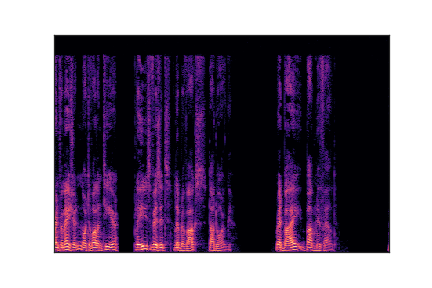
#> input picture data/spectrograms/test_spec/0_IMG_0.png, 432 x 288 px
$ python -i build_dataset_obama.py   (imports and definitions only)
#> lines starting #> are read from the running program, lines starting #| are printed output that depends on the picture
#> in deborder_and_save, image is the input picture: PIL image 432x288 RGBA; mean R, G, B, A 123.8, 109.9, 130.1, 150.4
"""Split the SIGNS dataset into train/dev/test and resize images to 64x64.

The SIGNS dataset comes in the following format:
    train_signs/
        0_IMG_5864.jpg
        ...
    test_signs/
        0_IMG_5942.jpg
        ...

Original images have size (3024, 3024).
Resizing to (64, 64) reduces the dataset size from 1.16 GB to 4.7 MB, and loading smaller images
makes training faster.

We already have a test set created, so we only need to split "train_signs" into train and dev sets.
Because we don't have a lot of images and we want that the statistics on the dev set be as
representative as possible, we'll take 20% of "train_signs" as dev set.
"""

import argparse
import random
import os

from PIL import Image, ImageChops
from tqdm import tqdm

def trim(im):
    bg = Image.new(im.mode, im.size, im.getpixel((0,0)))
    diff = ImageChops.difference(im, bg)
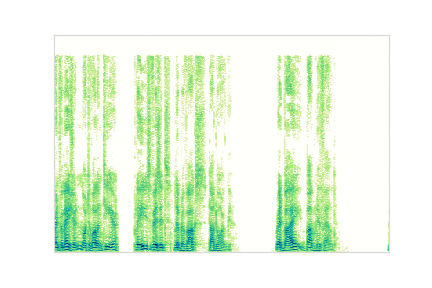
#> diff: PIL image 432x288 RGBA; mean R, G, B, A 131.2, 145.1, 124.9, 150.4; transparent parts drawn white
    diff = ImageChops.add(diff, diff, 2.0, -100)
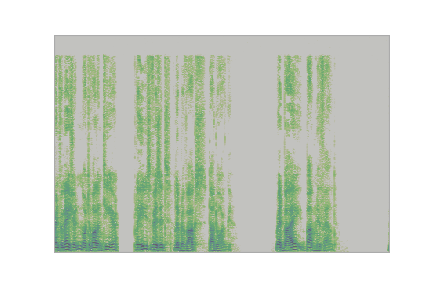
#> diff: PIL image 432x288 RGBA; mean R, G, B, A 72.7, 85.4, 65.1, 91.3; transparent parts drawn white
    bbox = diff.getbbox()
#> bbox = (54, 35, 390, 253)
    if bbox:
        return im.crop(bbox)
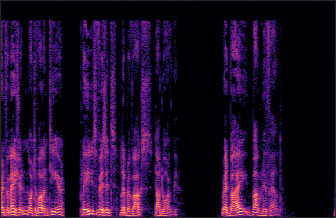
#> returned value: PIL image 336x218 RGBA; mean R, G, B, A 35.4, 11.8, 46.2, 255

SIZE = 224

parser = argparse.ArgumentParser()
# [3 lines not run here, left out]


def deborder_and_save(filename, output_dir, size=SIZE):
    """Resize the image contained in `filename` and save it to the `output_dir`"""
    image = Image.open(filename)
    # Use bilinear interpolation instead of the default "nearest neighbor" method
    image = trim(image)

    #image = image.resize((size, size), Image.BILINEAR)
    image.load()

    background = Image.new("RGB", image.size, (255, 255, 255))
#> background: PIL image 336x218 RGB; every value is 255
    background.paste(image, mask = image.split()[3])

    background.save(os.path.join(output_dir, filename.split('/')[-1][:-3]) + "jpg", 'JPEG', quality = 100)
    #image.save(os.path.join(output_dir, filename.split('/')[-1]))


# [48 lines not run here, left out]

>>> result = deborder_and_save('../data/spectrograms/test_spec/0_IMG_0.png', 'out.png')

$ run again, on data/spectrograms/train_spec/0_IMG_51.png
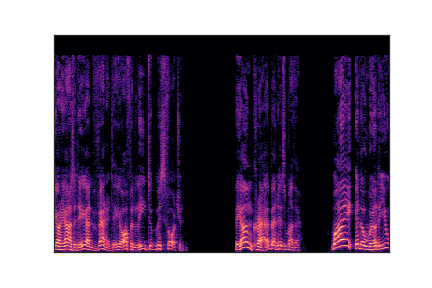
#> input picture data/spectrograms/train_spec/0_IMG_51.png, 432 x 288 px
#> in deborder_and_save, image is the input picture: PIL image 432x288 RGBA; mean R, G, B, A 126.7, 110.9, 133.8, 150.4
#> in trim, `diff = ImageChops.add(diff, diff, 2.0, -100)`:
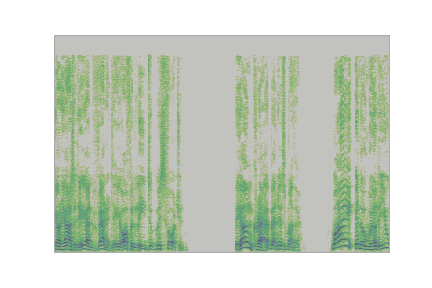
#> diff: PIL image 432x288 RGBA; mean R, G, B, A 70.1, 84.3, 61.5, 91.3; transparent parts drawn white
#> bbox = (54, 35, 390, 253)
#> in trim, `return im.crop(bbox)`:
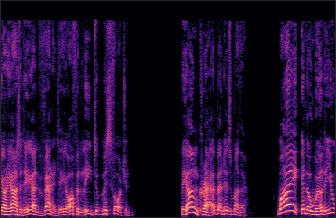
#> returned value: PIL image 336x218 RGBA; mean R, G, B, A 40.4, 13.6, 52.4, 255

$ run again, on data/spectrograms/train_spec/0_IMG_52.png
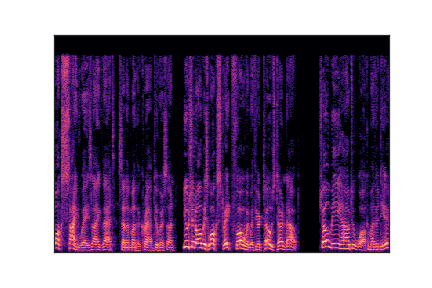
#> input picture data/spectrograms/train_spec/0_IMG_52.png, 432 x 288 px
#> in deborder_and_save, image is the input picture: PIL image 432x288 RGBA; mean R, G, B, A 135.3, 113.5, 142.9, 150.4
#> in trim, `diff = ImageChops.add(diff, diff, 2.0, -100)`:
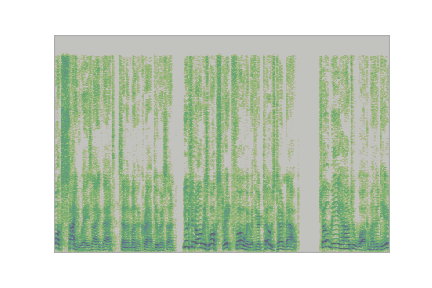
#> diff: PIL image 432x288 RGBA; mean R, G, B, A 62, 81.7, 52.3, 91.3; transparent parts drawn white
#> bbox = (54, 35, 390, 253)
#> in trim, `return im.crop(bbox)`:
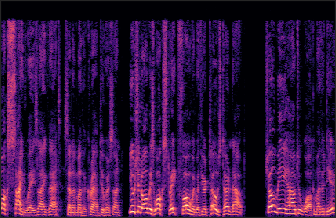
#> returned value: PIL image 336x218 RGBA; mean R, G, B, A 55, 18, 67.9, 255
